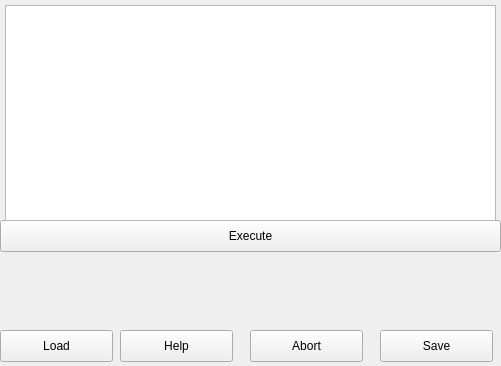
<?xml version="1.0" encoding="UTF-8"?>
<ui version="4.0">
 <class>ScriptingConsole</class>
 <widget class="QDialog" name="ScriptingConsole">
  <property name="geometry">
   <rect>
    <x>0</x>
    <y>0</y>
    <width>501</width>
    <height>366</height>
   </rect>
  </property>
  <property name="windowTitle">
   <string>Scripting</string>
  </property>
  <widget class="QPushButton" name="pbEvaluate">
   <property name="geometry">
    <rect>
     <x>0</x>
     <y>220</y>
     <width>501</width>
     <height>32</height>
    </rect>
   </property>
   <property name="text">
    <string>Execute</string>
   </property>
   <property name="autoDefault">
    <bool>false</bool>
   </property>
  </widget>
  <widget class="QTextEdit" name="txtScript">
   <property name="geometry">
    <rect>
     <x>5</x>
     <y>5</y>
     <width>491</width>
     <height>216</height>
    </rect>
   </property>
  </widget>
  <widget class="QLabel" name="lblStatus">
   <property name="geometry">
    <rect>
     <x>10</x>
     <y>255</y>
     <width>481</width>
     <height>51</height>
    </rect>
   </property>
   <property name="text">
    <string/>
   </property>
   <property name="wordWrap">
    <bool>true</bool>
   </property>
  </widget>
  <widget class="QPushButton" name="pbSave">
   <property name="geometry">
    <rect>
     <x>380</x>
     <y>330</y>
     <width>113</width>
     <height>32</height>
    </rect>
   </property>
   <property name="text">
    <string>Save</string>
   </property>
   <property name="autoDefault">
    <bool>false</bool>
   </property>
  </widget>
  <widget class="QPushButton" name="pbLoad">
   <property name="geometry">
    <rect>
     <x>0</x>
     <y>330</y>
     <width>113</width>
     <height>32</height>
    </rect>
   </property>
   <property name="text">
    <string>Load</string>
   </property>
   <property name="autoDefault">
    <bool>false</bool>
   </property>
  </widget>
  <widget class="QPushButton" name="pbAbort">
   <property name="geometry">
    <rect>
     <x>250</x>
     <y>330</y>
     <width>113</width>
     <height>32</height>
    </rect>
   </property>
   <property name="text">
    <string>Abort</string>
   </property>
   <property name="autoDefault">
    <bool>false</bool>
   </property>
  </widget>
  <widget class="QPushButton" name="pbHelp">
   <property name="geometry">
    <rect>
     <x>120</x>
     <y>330</y>
     <width>113</width>
     <height>32</height>
    </rect>
   </property>
   <property name="text">
    <string>Help</string>
   </property>
   <property name="autoDefault">
    <bool>false</bool>
   </property>
  </widget>
 </widget>
 <resources/>
 <connections/>
</ui>
